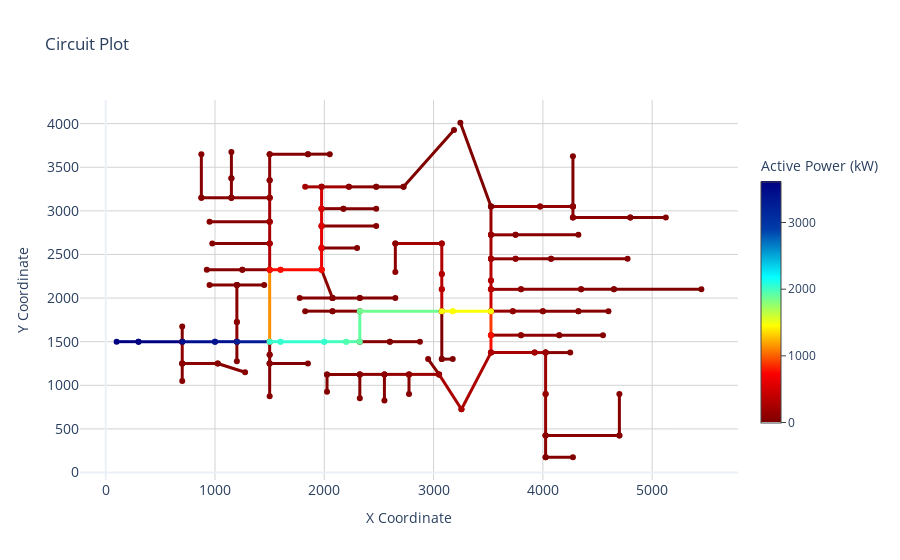
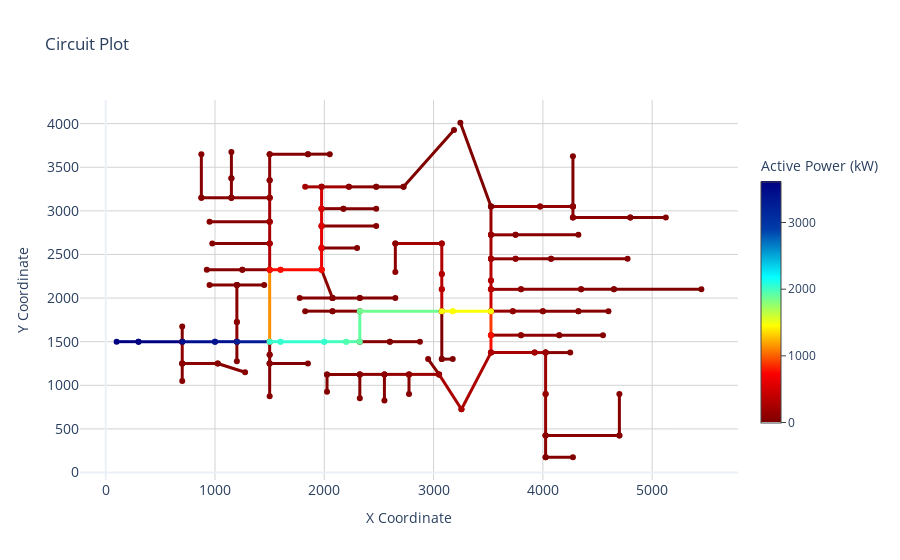

Write notebook code for charts like these, in order.
### Markdown cell above
## Step 6: Plot Active Power in the Circuit

We can plot the active power in the circuit using the default parameters and then customize the plot title and line width.

### Code cell
# Plot active power using default parameters
dss_tools.interactive_view.circuit_plot(parameter="active power")
